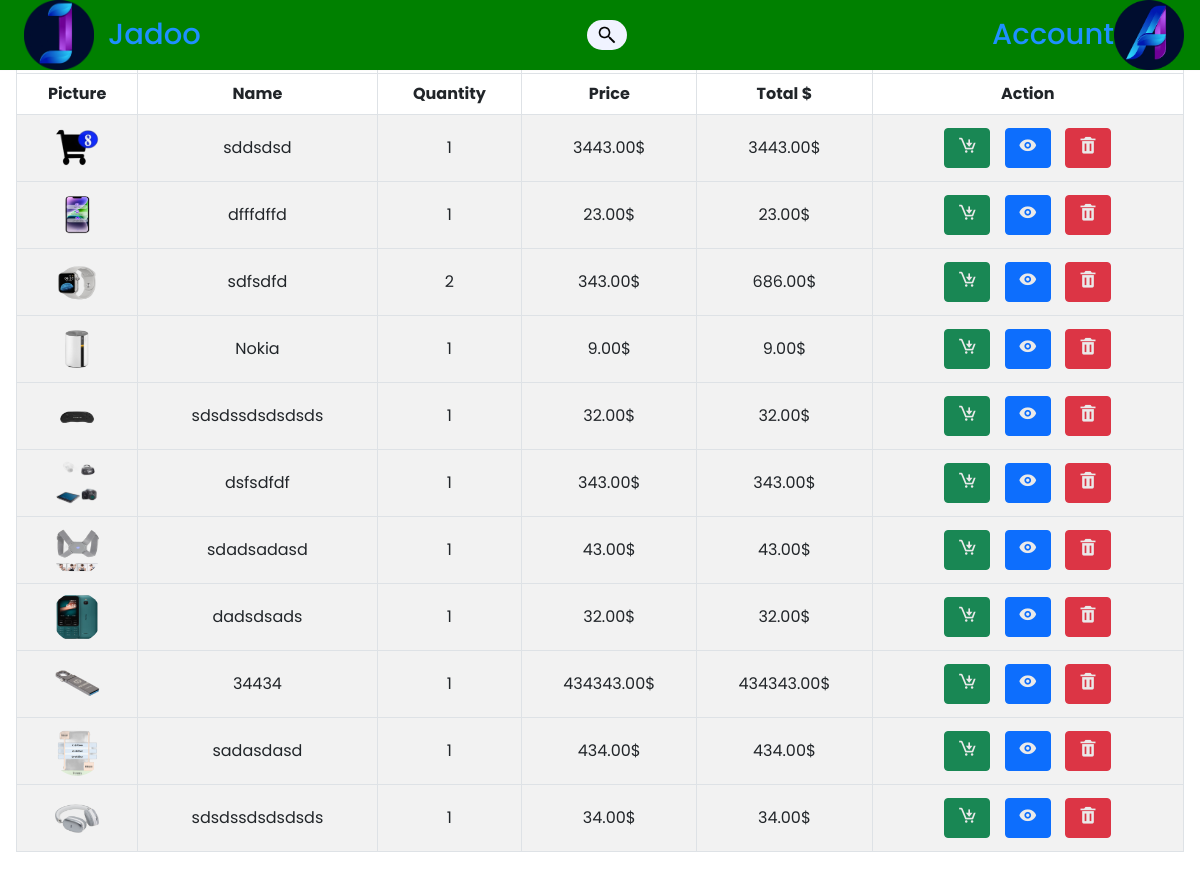
The app's page /product_card/ (signed in) with its own data.
### shop/models.py (models this page shows)
class Basket(models.Model):
    basket_id = models.UUIDField(primary_key=True, default=uuid4, editable=False)
    product = models.ForeignKey(Product, on_delete=models.CASCADE)
    user = models.ForeignKey(CustomUser, on_delete=models.CASCADE)
    quantity = models.IntegerField(default=1)
    total_price = models.DecimalField(decimal_places=2, max_digits=10)
    created_at = models.DateTimeField(auto_now_add=True)

class Product(models.Model):
    OPTION1 = 'Child'
    OPTION2 = 'Men'
    OPTION3 = 'Women'
    OPTION4 = 'Animal'
    OPTION5 = 'Everybody'
    OPTION6 = 'Girls'
    OPTION7 = 'Boby'
    OPTION8 = 'Home'
    OPTION9 = 'Office'
    CHOICES = [
        (OPTION1, 'Child'),
        (OPTION2, 'Men'),
        (OPTION3, 'Women'),
        (OPTION4, 'Animal'),
        (OPTION5, 'Everybody'),
        (OPTION6, 'Girls'),
        (OPTION7, 'Boby'),
        (OPTION8, 'Home'),
        (OPTION9, 'Office'),
    ]
    product_id = models.UUIDField(primary_key=True, default=uuid4, editable=False, unique=True)
    name = models.CharField(max_length=15)
    slug = models.SlugField(max_length=100, unique=True, blank=True)
    description = models.TextField(max_length=255)
    for_who = models.CharField(
        max_length=20,
        choices=CHOICES,
        default=OPTION5,
    )
    image = models.ImageField(upload_to='image/product/')
    price = models.DecimalField(max_digits=10, decimal_places=2)
    color = models.CharField(max_length=20)
    amount_of_products = models.IntegerField()
    created_at = models.DateTimeField(auto_now_add=True)
    seller = models.CharField(max_length=20)
    subcategory = models.ForeignKey(SubCategory, on_delete=models.CASCADE)
    currency = models.CharField(max_length=3)
    is_deleted = models.BooleanField(default=False)

### shop/views.py (the view)
# urls.py: path('product_card/', product_card, name='product_card'),
@login_required()
def product_card(request):
    baskets = Basket.objects.filter(user=request.user)
    context = {
        'baskets': baskets
    }
    return render(request, 'right_sidebar/basket.html', context)

### templates/right_sidebar/basket.html (shortened to what this page needs)
{% extends 'right_sidebar/base_personal.html' %}
{% block content %}
    <section class="p-3">
            <div class="row">
                <div class="col-12">
                    <table class="table table-striped table-hover mt-3 text-center table-bordered">
                        <thead>
                            <tr>
                                <th>-</th>
                                <th>-</th>
                                <th>-</th>
                                <th>-</th>
                                <th>-</th>
                                <th>-</th>
                            </tr>
                        </thead>
                        <thead>
                            <tr>
                                <th>Picture</th>
                                <th>Name</th>
                                <th>Quantity</th>
                                <th>Price</th>
                                <th>Total $</th>
                                <th>Action</th>
                            </tr>
                        </thead>
                        {% for item in baskets %}
                            <tbody id="data">
                            <tr>
                            {% if item.product.image %}
                                <td><img src="{{ item.product.image.url }}" alt="" width="50" height="50" style="border-radius: 50%"> </td>
                            {% else %}
                                <td><img src="../../media/right_sidebar/no-image.png" alt="" width="50" height="50"> </td>
                            {% endif %}
                            <td>{{ item.product.name }}</td>
                            <td>{{ item.quantity }}</td>
                            <td>{{ item.product.price }}$</td>
                            <td>{{ item.total_price }}$</td>
                            <td>
                                <button class="btn btn-success"><a href="{% url 'shop:home' %}"><i class='bx bx-cart-download' style='color:#eaeaea'  ></i></a></button>
                                <button class="btn btn-primary" ><a href="{% url 'shop:product_detail' product_id=item.product.product_id %}"><i class='bx bxs-show' style='color:#eaeaea' ></i></a></button>
                                <button href="#" class="btn btn-danger"><a href="{% url 'shop:delete_from_basket' product_id=item.product.product_id %}"><i class='bx bxs-trash' style='color:#eaeaea' ></i></a></button>
                            </td>
                            </tr>
                            </tbody>
                        {% endfor %}
                    </table>
                </div>
            </div>
        </section>
{% endblock %}

### static/right_sidebar/personal/style.css (style rules this page uses)
table tr td { vertical-align: middle; }
td button { margin: 5px; }
td button i { font-size: 20px; }

### static/main_page/style.css (style rules this page uses)
* { font-family: 'Poppins', sans-serif; margin: 0; padding: 0; box-sizing: border-box; }
body { min-height: 100%; background: white; }

### static/main_page/message/messagestyle.css (style rules this page uses)
* { margin: 0; padding: 0; box-sizing: border-box; font-family: "Poppins", sans-serif; }
body { background-color: white; }

### records on screen
Basket: product.image (picture), product.name "sddsdsd", quantity "1", product.price "3443.00", total_price "3443.00"
Basket: product.image (picture), product.name "dfffdffd", quantity "1", product.price "23.00", total_price "23.00"
Basket: product.image (picture), product.name "sdfsdfd", quantity "2", product.price "343.00", total_price "686.00"
Basket: product.image (picture), product.name "Nokia", quantity "1", product.price "9.00", total_price "9.00"
Basket: product.image (picture), product.name "sdsdssdsdsdsds", quantity "1", product.price "32.00", total_price "32.00"
Basket: product.image (picture), product.name "dsfsdfdf", quantity "1", product.price "343.00", total_price "343.00"
Basket: product.image (picture), product.name "sdadsadasd", quantity "1", product.price "43.00", total_price "43.00"
Basket: product.image (picture), product.name "dadsdsads", quantity "1", product.price "32.00", total_price "32.00"
Basket: product.image (picture), product.name "34434", quantity "1", product.price "434343.00", total_price "434343.00"
Basket: product.image (picture), product.name "sadasdasd", quantity "1", product.price "434.00", total_price "434.00"
Basket: product.image (picture), product.name "sdsdssdsdsdsds", quantity "1", product.price "34.00", total_price "34.00"
